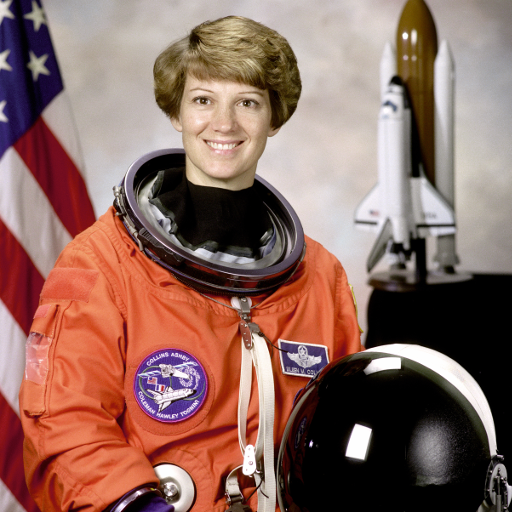
#> input picture Module4_HumanSegmentation/data/person_rgb.png, 512 x 512 px, found by its file name
$ python fourier.py
#> lines starting #> are read from the running program, lines starting #| are printed output that depends on the picture; after the words box and inside, x2 and y2 are one past the last pixel; in counts of white or black regions, pixels touching at a corner belong together
"""
Q3 made concrete: edge detection and region segmentation in the Fourier
(frequency) domain.

This runs the transforms behind the theory in the report:
  edges are high spatial frequencies, so a high-pass filter reveals them,
  the Laplacian of Gaussian (LoG) is a band-pass filter whose zero crossings are
    edges,
  regions are low spatial frequencies, so a low-pass filter flattens a region
    and a threshold then separates it (the same idea used in Q1 and Q2).

All filtering multiplies the shifted spectrum F(u,v) by a transfer function
H(u,v) and inverse-transforms (the convolution theorem).

Run:
    python -m src.fourier --image data/person_rgb.png --out outputs
"""

import argparse
import os
import cv2
import numpy as np


def _freq_grid(shape):
    """Distance of each frequency from the centre, after fftshift."""
    h, w = shape
    v = np.arange(h) - h // 2
    u = np.arange(w) - w // 2
    U, V = np.meshgrid(u, v)
    return np.sqrt(U ** 2 + V ** 2)


def spectrum_image(gray):
    """Log-magnitude spectrum for display."""
    F = np.fft.fftshift(np.fft.fft2(gray.astype(np.float64)))
    mag = np.log1p(np.abs(F))
    mag = cv2.normalize(mag, None, 0, 255, cv2.NORM_MINMAX)
    return mag.astype(np.uint8)


def gaussian_highpass(gray, d0=20):
    """
    Gaussian high-pass filter, H(u,v) = 1 - exp(-D^2 / (2 d0^2)).
    Keeps high frequencies (edges) and drops the smooth low-frequency content.
    """
    F = np.fft.fftshift(np.fft.fft2(gray.astype(np.float64)))
    D = _freq_grid(gray.shape)
    H = 1.0 - np.exp(-(D ** 2) / (2.0 * d0 ** 2))
    out = np.fft.ifft2(np.fft.ifftshift(F * H)).real
    return cv2.normalize(np.abs(out), None, 0, 255, cv2.NORM_MINMAX).astype(np.uint8)


def log_edges(gray, sigma=2.0):
    """
    Laplacian of Gaussian in the frequency domain.
    H(u,v) = -4 pi^2 D^2 * exp(-2 pi^2 sigma^2 D^2), a band-pass filter.
    Edges are the zero crossings of the result.
    """
    h, w = gray.shape
    F = np.fft.fftshift(np.fft.fft2(gray.astype(np.float64)))
    # normalised frequencies so the constants match the continuous formula
    v = (np.arange(h) - h // 2) / h
    u = (np.arange(w) - w // 2) / w
    U, V = np.meshgrid(u, v)
    D2 = U ** 2 + V ** 2
    H = -4.0 * np.pi ** 2 * D2 * np.exp(-2.0 * np.pi ** 2 * sigma ** 2 * D2)
    lap = np.fft.ifft2(np.fft.ifftshift(F * H)).real

    # mark sign changes between neighbouring pixels as edges
    zc = np.zeros_like(lap, dtype=np.uint8)
    s = np.sign(lap)
    zc[:-1, :][(s[:-1, :] * s[1:, :]) < 0] = 255
    zc[:, :-1][(s[:, :-1] * s[:, 1:]) < 0] = 255
    return zc


def lowpass_then_threshold(gray, d0=25):
    """
    Region segmentation in the frequency domain. A Gaussian low-pass filter,
    H(u,v) = exp(-D^2 / (2 d0^2)), flattens each region, then Otsu separates it.
    """
    F = np.fft.fftshift(np.fft.fft2(gray.astype(np.float64)))
    D = _freq_grid(gray.shape)
    H = np.exp(-(D ** 2) / (2.0 * d0 ** 2))
    smooth = np.fft.ifft2(np.fft.ifftshift(F * H)).real
    smooth = cv2.normalize(smooth, None, 0, 255, cv2.NORM_MINMAX).astype(np.uint8)
    _, seg = cv2.threshold(smooth, 0, 255, cv2.THRESH_BINARY + cv2.THRESH_OTSU)
    return smooth, seg


def run(image_path, out_dir="outputs"):
    """Build the Q3 demonstration figure for one image."""
#> called with image_path = 'data/person_rgb.png', out_dir = 'outputs'
    os.makedirs(out_dir, exist_ok=True)
    gray = cv2.imread(image_path, cv2.IMREAD_GRAYSCALE)
#> gray: shape (512, 512); min 0, max 255, mean 115

    spec = spectrum_image(gray)
    hp = gaussian_highpass(gray, d0=20)
    log = log_edges(gray, sigma=2.0)
#> in log_edges, `s = np.sign(lap)`:
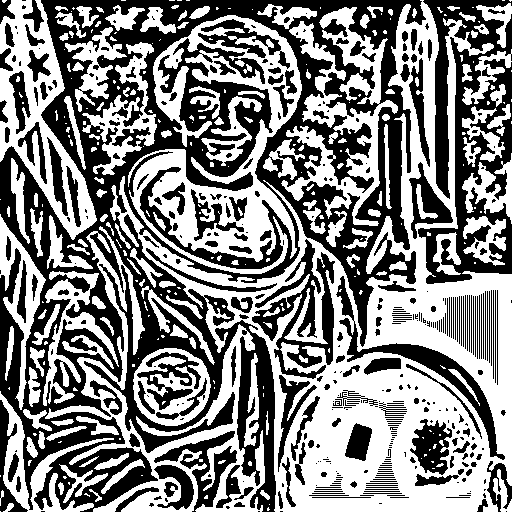
#> s: shape (512, 512) float64; values -1 (black) and 1 (white), 51.3% white; 401 black regions (216 under 20 px), largest, box (x1, y1, x2, y2) and area: (0, 0, 426, 512) 77645, (418, 0, 512, 284) 12840, (252, 239, 335, 379) 4146
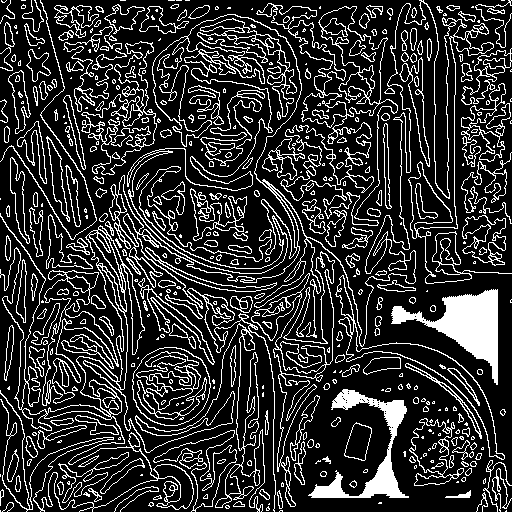
#> log: shape (512, 512); 19.4% white in thin lines or dots
    smooth, seg = lowpass_then_threshold(gray, d0=25)
#> in lowpass_then_threshold, `smooth = np.fft.ifft2(np.fft.ifftshift(F * H)).real`:
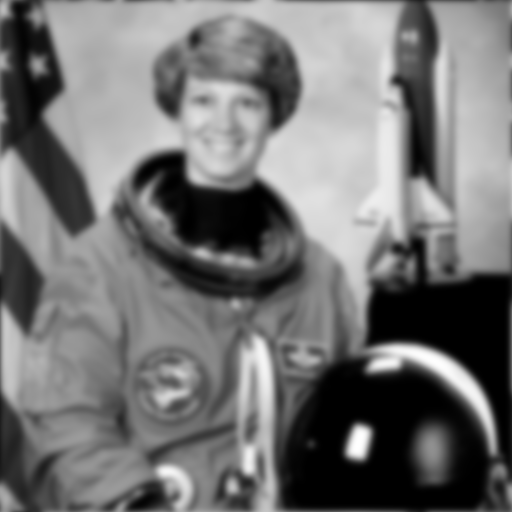
#> smooth: shape (512, 512) float64; min -8.53e-14, max 253.4, mean 115; drawn with min black and max white
#> in lowpass_then_threshold, `_, seg = cv2.threshold(smooth, 0, 255, cv2.THRESH_BINARY + cv2.THRESH_..`: seg: shape (512, 512); 62.6% white; 35 black regions (2 under 20 px), largest, box (x1, y1, x2, y2) and area: (274, 224, 512, 512) 44403, (114, 151, 307, 324) 17099, (0, 0, 95, 236) 10620

    def lab(img, text):
        img = cv2.cvtColor(img, cv2.COLOR_GRAY2BGR) if img.ndim == 2 else img
        cv2.rectangle(img, (0, 0), (img.shape[1], 22), (0, 0, 0), -1)
        cv2.putText(img, text, (5, 16), cv2.FONT_HERSHEY_SIMPLEX, 0.5, (0, 255, 255), 1)
        return img

    row1 = np.hstack([lab(gray.copy(), "input"),
                      lab(spec, "|F(u,v)| spectrum"),
                      lab(hp, "Gaussian high-pass (edges)")])
#> in lab, `cv2.putText(img, text, (5, 16), cv2.FONT_HERSHEY_SIMPLEX, 0.5, (0, 255..`: img: shape (512, 512, 3); mean B, G, R 107.6, 107.7, 107.7
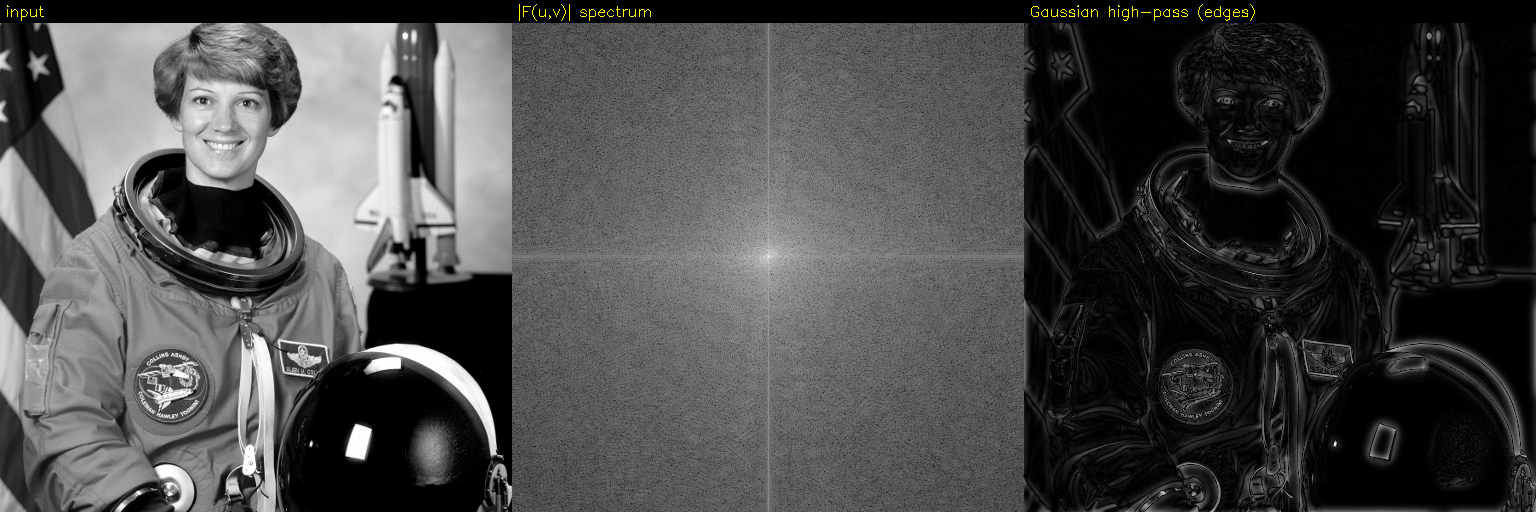
#> row1: shape (512, 1536, 3); mean of channels 0, 1, 2 72.3, 72.6, 72.6; drawn as B, G, R
    row2 = np.hstack([lab(log, "LoG zero-crossings"),
                      lab(smooth, "low-pass (regions)"),
                      lab(seg, "low-pass + Otsu")])
#> in lab (call 4), `img = cv2.cvtColor(img, cv2.COLOR_GRAY2BGR) if img.ndim == 2 else img`: img: shape (512, 512, 3); 19.4% white in thin lines or dots
#> in lab (call 6), `cv2.putText(img, text, (5, 16), cv2.FONT_HERSHEY_SIMPLEX, 0.5, (0, 255..`:
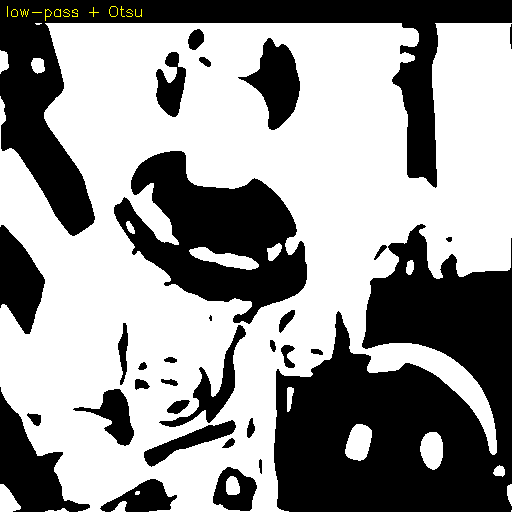
#> img: shape (512, 512, 3); mean B, G, R 149.5, 149.7, 149.7
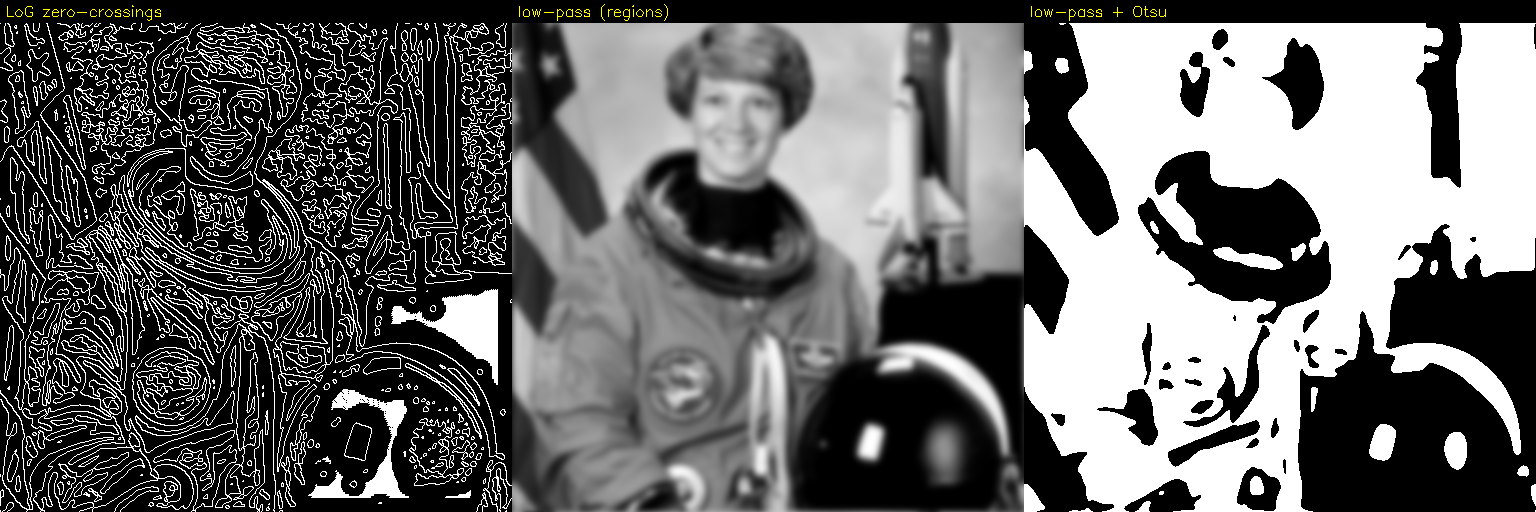
#> row2: shape (512, 1536, 3); mean of channels 0, 1, 2 101.8, 102.1, 102.1; drawn as B, G, R
    fig = np.vstack([row1, row2])
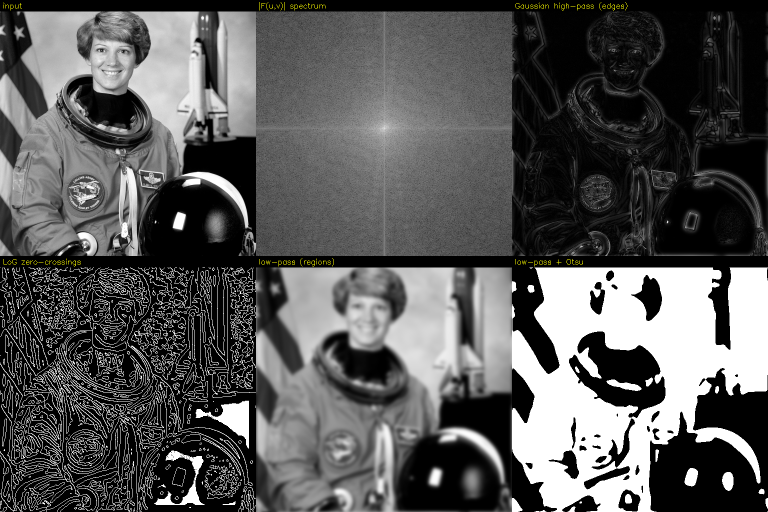
#> fig: shape (1024, 1536, 3) (shown at 1/2 size); mean of channels 0, 1, 2 87, 87.3, 87.3; drawn as B, G, R
    cv2.imwrite(os.path.join(out_dir, "fourier_demo.png"), fig)
    print(f"[fourier] wrote {out_dir}/fourier_demo.png")
    return fig


if __name__ == "__main__":
    ap = argparse.ArgumentParser(description="Fourier-domain edges and regions (Q3).")
    ap.add_argument("--image", default="data/person_rgb.png")
    ap.add_argument("--out", default="outputs")
    args = ap.parse_args()
    run(args.image, args.out)

$ run again, with Module4_HumanSegmentation/data/person_thermal.png copied over Module4_HumanSegmentation/data/person_rgb.png
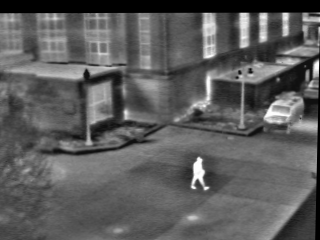
#> input picture Module4_HumanSegmentation/data/person_thermal.png, 320 x 240 px, found by its file name
#> in run, gray is the input picture: shape (240, 320); min 0, max 255, mean 92.8
#> in log_edges, `s = np.sign(lap)`:
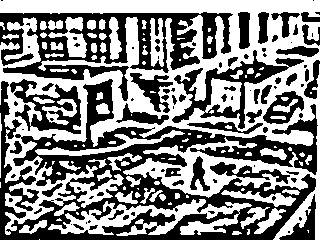
#> s: shape (240, 320) float64; values -1 (black) and 1 (white), 52.3% white; 94 black regions (47 under 20 px), largest, box (x1, y1, x2, y2) and area: (0, 79, 318, 240) 17877, (0, 12, 233, 101) 7600, (172, 50, 304, 129) 2343
#> log: shape (240, 320); 19.2% white in thin lines or dots
#> seg: shape (240, 320); 55.2% white; 16 black regions (9 under 20 px), largest, box (x1, y1, x2, y2) and area: (0, 0, 320, 240) 30690, (131, 152, 235, 197) 2008, (213, 80, 242, 112) 748
#> in run, `fig = np.vstack([row1, row2])`:
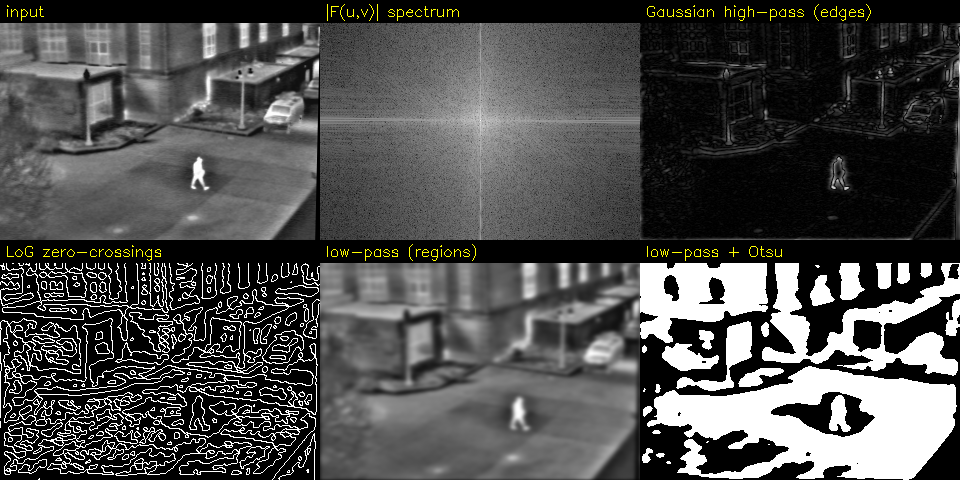
#> fig: shape (480, 960, 3); mean of channels 0, 1, 2 76.5, 77.5, 77.5; drawn as B, G, R
